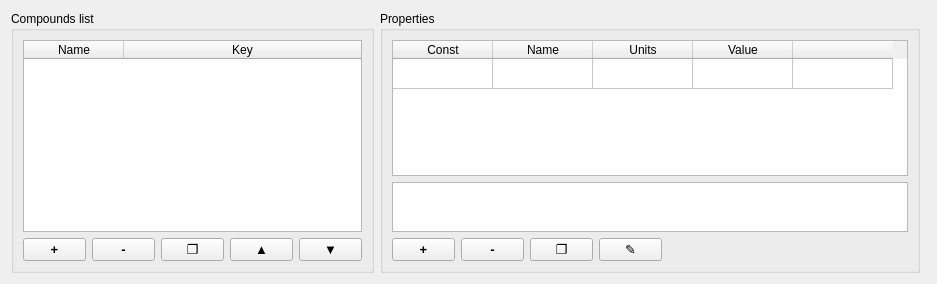
          <widget class="QWidget" name="tabGeneral">
            <property name="toolTip">
              <string />
            </property>
            <attribute name="title">
              <string>Compounds</string>
            </attribute>
            <layout class="QHBoxLayout" name="horizontalLayout_3" stretch="0,0,1">
              <item>
                <widget class="QGroupBox" name="groupBox">
                  <property name="sizePolicy">
                    <sizepolicy hsizetype="Minimum" vsizetype="Minimum">
                      <horstretch>0</horstretch>
                      <verstretch>0</verstretch>
                    </sizepolicy>
                  </property>
                  <property name="title">
                    <string>Compounds list</string>
                  </property>
                  <layout class="QVBoxLayout" name="verticalLayout_4">
                    <item>
                      <widget class="CQtTable" name="tableCompounds">
                        <property name="sizePolicy">
                          <sizepolicy hsizetype="Expanding" vsizetype="Expanding">
                            <horstretch>0</horstretch>
                            <verstretch>0</verstretch>
                          </sizepolicy>
                        </property>
                        <property name="minimumSize">
                          <size>
                            <width>0</width>
                            <height>0</height>
                          </size>
                        </property>
                        <property name="toolTip">
                          <string>List of available compounds</string>
                        </property>
                        <property name="selectionMode">
                          <enum>QAbstractItemView::SingleSelection</enum>
                        </property>
                        <attribute name="horizontalHeaderStretchLastSection">
                          <bool>true</bool>
                        </attribute>
                        <column>
                          <property name="text">
                            <string>Name</string>
                          </property>
                        </column>
                        <column>
                          <property name="text">
                            <string>Key</string>
                          </property>
                        </column>
                        
                        <property name="whatsThis">
                          <string>List of available compounds</string>
                        </property>
                      </widget>
                    </item>
                    <item>
                      <layout class="QHBoxLayout" name="horizontalLayout_2">
                        <item>
                          <widget class="QPushButton" name="buttonAddCompound">
                            <property name="sizePolicy">
                              <sizepolicy hsizetype="Minimum" vsizetype="Minimum">
                                <horstretch>0</horstretch>
                                <verstretch>0</verstretch>
                              </sizepolicy>
                            </property>
                            <property name="maximumSize">
                              <size>
                                <width>63</width>
                                <height>23</height>
                              </size>
                            </property>
                            <property name="font">
                              <font>
                                <pointsize>10</pointsize>
                                <weight>75</weight>
                                <bold>true</bold>
                                <kerning>true</kerning>
                              </font>
                            </property>
                            <property name="toolTip">
                              <string>Add new compound</string>
                            </property>
                            <property name="statusTip">
                              <string>Add new compound</string>
                            </property>
                            <property name="whatsThis">
                              <string>Add new compound</string>
                            </property>
                            <property name="text">
                              <string>+</string>
                            </property>
                            <property name="icon">
                              <iconset>
                                <normaloff>:/pictures/plus</normaloff>:/pictures/plus</iconset>
                            </property>
                            <property name="autoDefault">
                              <bool>false</bool>
                            </property>
                          </widget>
                        </item>
                        <item>
                          <widget class="QPushButton" name="buttonRemoveCompound">
                            <property name="sizePolicy">
                              <sizepolicy hsizetype="Minimum" vsizetype="Minimum">
                                <horstretch>0</horstretch>
                                <verstretch>0</verstretch>
                              </sizepolicy>
                            </property>
                            <property name="maximumSize">
                              <size>
                                <width>63</width>
                                <height>23</height>
                              </size>
                            </property>
                            <property name="font">
                              <font>
                                <pointsize>10</pointsize>
                                <weight>75</weight>
                                <bold>true</bold>
                                <kerning>true</kerning>
                              </font>
                            </property>
                            <property name="toolTip">
                              <string>Remove selected compound</string>
                            </property>
                            <property name="statusTip">
                              <string>Remove selected compound</string>
                            </property>
                            <property name="whatsThis">
                              <string>Remove selected compound</string>
                            </property>
                            <property name="text">
                              <string>-</string>
                            </property>
                            <property name="icon">
                              <iconset>
                                <normaloff>:/pictures/minus</normaloff>:/pictures/minus</iconset>
                            </property>
                            <property name="autoDefault">
                              <bool>false</bool>
                            </property>
                          </widget>
                        </item>
                        <item>
                          <widget class="QPushButton" name="buttonDuplicateCompound">
                            <property name="sizePolicy">
                              <sizepolicy hsizetype="Minimum" vsizetype="Minimum">
                                <horstretch>0</horstretch>
                                <verstretch>0</verstretch>
                              </sizepolicy>
                            </property>
                            <property name="maximumSize">
                              <size>
                                <width>63</width>
                                <height>23</height>
                              </size>
                            </property>
                            <property name="font">
                              <font>
                                <pointsize>10</pointsize>
                                <weight>50</weight>
                                <bold>false</bold>
                                <kerning>true</kerning>
                              </font>
                            </property>
                            <property name="toolTip">
                              <string>Create a copy of selected compound</string>
                            </property>
                            <property name="statusTip">
                              <string>Make a copy of selected compound</string>
                            </property>
                            <property name="whatsThis">
                              <string>Create a copy of selected compound</string>
                            </property>
                            <property name="text">
                              <string>❐</string>
                            </property>
                            <property name="autoDefault">
                              <bool>false</bool>
                            </property>
                          </widget>
                        </item>
                        <item>
                          <widget class="QPushButton" name="buttonUpCompound">
                            <property name="sizePolicy">
                              <sizepolicy hsizetype="Minimum" vsizetype="Minimum">
                                <horstretch>0</horstretch>
                                <verstretch>0</verstretch>
                              </sizepolicy>
                            </property>
                            <property name="maximumSize">
                              <size>
                                <width>63</width>
                                <height>23</height>
                              </size>
                            </property>
                            <property name="font">
                              <font>
                                <pointsize>10</pointsize>
                                <weight>50</weight>
                                <bold>false</bold>
                                <kerning>true</kerning>
                              </font>
                            </property>
                            <property name="toolTip">
                              <string>Move selected compound upwards in the list</string>
                            </property>
                            <property name="statusTip">
                              <string>Move selected compound upwards</string>
                            </property>
                            <property name="whatsThis">
                              <string>Move selected compound upwards in the list</string>
                            </property>
                            <property name="text">
                              <string>▲</string>
                            </property>
                            <property name="autoDefault">
                              <bool>false</bool>
                            </property>
                          </widget>
                        </item>
                        <item>
                          <widget class="QPushButton" name="buttonDownCompound">
                            <property name="sizePolicy">
                              <sizepolicy hsizetype="Minimum" vsizetype="Minimum">
                                <horstretch>0</horstretch>
                                <verstretch>0</verstretch>
                              </sizepolicy>
                            </property>
                            <property name="maximumSize">
                              <size>
                                <width>63</width>
                                <height>23</height>
                              </size>
                            </property>
                            <property name="font">
                              <font>
                                <pointsize>10</pointsize>
                                <weight>50</weight>
                                <bold>false</bold>
                                <kerning>true</kerning>
                              </font>
                            </property>
                            <property name="toolTip">
                              <string>Move selected compound downwards in the list</string>
                            </property>
                            <property name="statusTip">
                              <string>Move selected compound downwards</string>
                            </property>
                            <property name="whatsThis">
                              <string>Move selected compound downwards in the list</string>
                            </property>
                            <property name="text">
                              <string>▼</string>
                            </property>
                            <property name="autoDefault">
                              <bool>false</bool>
                            </property>
                          </widget>
                        </item>
                      </layout>
                    </item>
                  </layout>
                </widget>
              </item>
              <item>
                <widget class="QGroupBox" name="groupBoxProperties">
                  <property name="minimumSize">
                    <size>
                      <width>0</width>
                      <height>0</height>
                    </size>
                  </property>
                  <property name="maximumSize">
                    <size>
                      <width>16777215</width>
                      <height>16777215</height>
                    </size>
                  </property>
                  <property name="title">
                    <string>Properties</string>
                  </property>
                  <layout class="QVBoxLayout" name="verticalLayout_3" stretch="1,0,0">
                    <item>
                      <widget class="CQtTable" name="tableProperties">
                        <property name="sizeAdjustPolicy">
                          <enum>QAbstractScrollArea::AdjustToContents</enum>
                        </property>
                        <property name="selectionMode">
                          <enum>QAbstractItemView::SingleSelection</enum>
                        </property>
                        <property name="selectionBehavior">
                          <enum>QAbstractItemView::SelectRows</enum>
                        </property>
                        <attribute name="horizontalHeaderVisible">
                          <bool>true</bool>
                        </attribute>
                        <attribute name="horizontalHeaderCascadingSectionResizes">
                          <bool>true</bool>
                        </attribute>
                        <attribute name="verticalHeaderVisible">
                          <bool>false</bool>
                        </attribute>
                        <row>
                          <property name="text">
                            <string>New Row</string>
                          </property>
                        </row>
                        <column>
                          <property name="text">
                            <string>Const</string>
                          </property>
                        </column>
                        <column>
                          <property name="text">
                            <string>Name</string>
                          </property>
                        </column>
                        <column>
                          <property name="text">
                            <string>Units</string>
                          </property>
                        </column>
                        <column>
                          <property name="text">
                            <string>Value</string>
                          </property>
                        </column>
                        <column>
                          <property name="text">
                            <string />
                          </property>
                        </column>
                        <property name="toolTip">
                          <string>List of properties of the selected compound</string>
                        </property>
                        
                        <property name="whatsThis">
                          <string>List of properties of the selected compound</string>
                        </property>
                      </widget>
                    </item>
                    <item>
                      <widget class="QTextBrowser" name="textDescription">
                        <property name="sizePolicy">
                          <sizepolicy hsizetype="Expanding" vsizetype="Minimum">
                            <horstretch>0</horstretch>
                            <verstretch>0</verstretch>
                          </sizepolicy>
                        </property>
                        <property name="maximumSize">
                          <size>
                            <width>16777215</width>
                            <height>50</height>
                          </size>
                        </property>
                        <property name="toolTip">
                          <string>Description of the selected property</string>
                        </property>
                        
                        <property name="whatsThis">
                          <string>Description of the selected property</string>
                        </property>
                      </widget>
                    </item>
                    <item>
                      <layout class="QHBoxLayout" name="horizontalLayout_6">
                        <item>
                          <widget class="QPushButton" name="buttonAddProperty">
                            <property name="sizePolicy">
                              <sizepolicy hsizetype="Minimum" vsizetype="Minimum">
                                <horstretch>0</horstretch>
                                <verstretch>0</verstretch>
                              </sizepolicy>
                            </property>
                            <property name="maximumSize">
                              <size>
                                <width>63</width>
                                <height>23</height>
                              </size>
                            </property>
                            <property name="font">
                              <font>
                                <pointsize>10</pointsize>
                                <weight>75</weight>
                                <bold>true</bold>
                                <kerning>true</kerning>
                              </font>
                            </property>
                            <property name="toolTip">
                              <string>Add a user-defined compound property</string>
                            </property>
                            <property name="statusTip">
                              <string>Add new property</string>
                            </property>
                            <property name="whatsThis">
                              <string>Add a user-defined compound property</string>
                            </property>
                            <property name="text">
                              <string>+</string>
                            </property>
                            <property name="icon">
                              <iconset>
                                <normaloff>:/pictures/plus</normaloff>:/pictures/plus</iconset>
                            </property>
                            <property name="autoDefault">
                              <bool>false</bool>
                            </property>
                          </widget>
                        </item>
                        <item>
                          <widget class="QPushButton" name="buttonRemoveProperty">
                            <property name="sizePolicy">
                              <sizepolicy hsizetype="Minimum" vsizetype="Minimum">
                                <horstretch>0</horstretch>
                                <verstretch>0</verstretch>
                              </sizepolicy>
                            </property>
                            <property name="maximumSize">
                              <size>
                                <width>63</width>
                                <height>23</height>
                              </size>
                            </property>
                            <property name="font">
                              <font>
                                <pointsize>10</pointsize>
                                <weight>75</weight>
                                <bold>true</bold>
                                <kerning>true</kerning>
                              </font>
                            </property>
                            <property name="toolTip">
                              <string>Remove selected user-defined compound property</string>
                            </property>
                            <property name="statusTip">
                              <string>Remove selected property</string>
                            </property>
                            <property name="whatsThis">
                              <string>Remove selected user-defined compound property</string>
                            </property>
                            <property name="text">
                              <string>-</string>
                            </property>
                            <property name="icon">
                              <iconset>
                                <normaloff>:/pictures/minus</normaloff>:/pictures/minus</iconset>
                            </property>
                            <property name="autoDefault">
                              <bool>false</bool>
                            </property>
                          </widget>
                        </item>
                        <item>
                          <widget class="QPushButton" name="buttonDuplicateProperty">
                            <property name="sizePolicy">
                              <sizepolicy hsizetype="Minimum" vsizetype="Minimum">
                                <horstretch>0</horstretch>
                                <verstretch>0</verstretch>
                              </sizepolicy>
                            </property>
                            <property name="maximumSize">
                              <size>
                                <width>63</width>
                                <height>23</height>
                              </size>
                            </property>
                            <property name="font">
                              <font>
                                <pointsize>10</pointsize>
                                <weight>50</weight>
                                <bold>false</bold>
                                <kerning>true</kerning>
                              </font>
                            </property>
                            <property name="toolTip">
                              <string>Create a copy of selected compound property</string>
                            </property>
                            <property name="statusTip">
                              <string>Make a copy of selected property</string>
                            </property>
                            <property name="whatsThis">
                              <string>Create a copy of selected compound property</string>
                            </property>
                            <property name="text">
                              <string>❐</string>
                            </property>
                            <property name="autoDefault">
                              <bool>false</bool>
                            </property>
                          </widget>
                        </item>
                        <item>
                          <widget class="QPushButton" name="buttonEditProperty">
                            <property name="sizePolicy">
                              <sizepolicy hsizetype="Minimum" vsizetype="Minimum">
                                <horstretch>0</horstretch>
                                <verstretch>0</verstretch>
                              </sizepolicy>
                            </property>
                            <property name="maximumSize">
                              <size>
                                <width>63</width>
                                <height>23</height>
                              </size>
                            </property>
                            <property name="font">
                              <font>
                                <pointsize>10</pointsize>
                              </font>
                            </property>
                            <property name="toolTip">
                              <string>Edit selected user-defined compound property</string>
                            </property>
                            <property name="statusTip">
                              <string>Edit selected property</string>
                            </property>
                            <property name="whatsThis">
                              <string>Edit selected user-defined compound property</string>
                            </property>
                            <property name="text">
                              <string>✎</string>
                            </property>
                            <property name="autoDefault">
                              <bool>false</bool>
                            </property>
                          </widget>
                        </item>
                        <item>
                          <spacer name="horizontalSpacer_4">
                            <property name="orientation">
                              <enum>Qt::Horizontal</enum>
                            </property>
                            <property name="sizeHint" stdset="0">
                              <size>
                                <width>40</width>
                                <height>20</height>
                              </size>
                            </property>
                          </spacer>
                        </item>
                      </layout>
                    </item>
                  </layout>
                </widget>
              </item>
              <item>
                <widget class="CPropertyEditor" name="propertyEditorMain" native="true">
                  <property name="enabled">
                    <bool>false</bool>
                  </property>
                </widget>
              </item>
            </layout>
          <attribute name="toolTip"><string>Compound properties</string></attribute><attribute name="whatsThis"><string>Configure or examine compound properties</string></attribute></widget>
